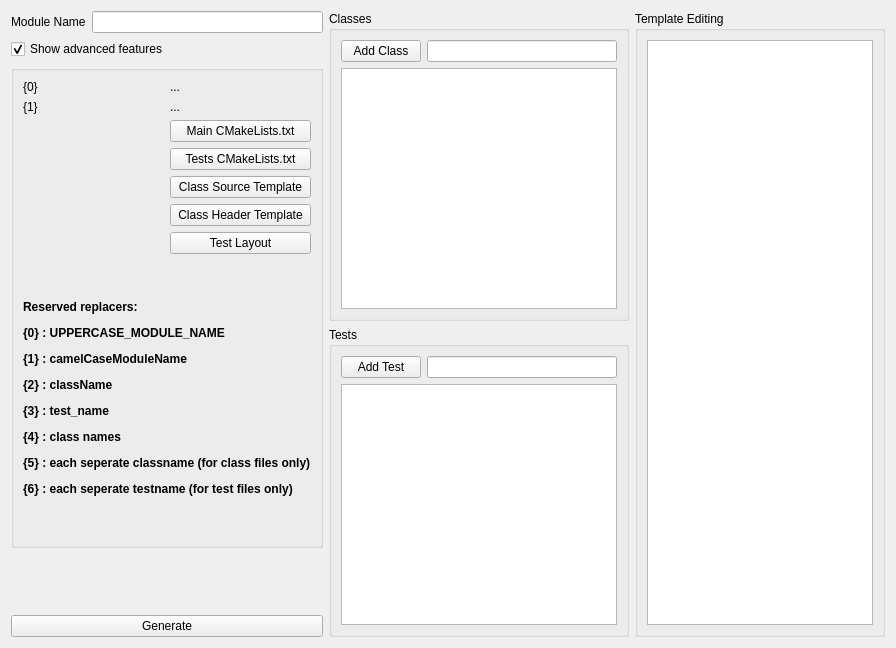
<?xml version="1.0" encoding="UTF-8"?>
<ui version="4.0">
 <class>ModuleUI</class>
 <widget class="QWidget" name="ModuleUI">
  <property name="geometry">
   <rect>
    <x>0</x>
    <y>0</y>
    <width>873</width>
    <height>648</height>
   </rect>
  </property>
  <property name="windowTitle">
   <string>ModuleEditor</string>
  </property>
  <layout class="QGridLayout" name="gridLayout">
   <item row="0" column="1">
    <layout class="QHBoxLayout" name="horizontalLayout">
     <item>
      <layout class="QVBoxLayout" name="verticalLayout_4">
       <item>
        <layout class="QHBoxLayout" name="horizontalLayout_5">
         <item>
          <widget class="QLabel" name="label">
           <property name="text">
            <string>Module Name</string>
           </property>
          </widget>
         </item>
         <item>
          <widget class="QLineEdit" name="moduleName"/>
         </item>
        </layout>
       </item>
       <item>
        <widget class="QCheckBox" name="checkBox">
         <property name="text">
          <string>Show advanced features</string>
         </property>
         <property name="checked">
          <bool>true</bool>
         </property>
        </widget>
       </item>
       <item>
        <widget class="QGroupBox" name="group1">
         <property name="title">
          <string/>
         </property>
         <layout class="QVBoxLayout" name="verticalLayout_6">
          <item>
           <layout class="QGridLayout" name="gridLayout_2">
            <item row="0" column="1">
             <widget class="QLabel" name="uppercase_name">
              <property name="text">
               <string>...</string>
              </property>
             </widget>
            </item>
            <item row="1" column="0">
             <widget class="QLabel" name="label_4">
              <property name="text">
               <string>{1}</string>
              </property>
             </widget>
            </item>
            <item row="1" column="1">
             <widget class="QLabel" name="camelCase">
              <property name="text">
               <string>...</string>
              </property>
             </widget>
            </item>
            <item row="0" column="0">
             <widget class="QLabel" name="label_2">
              <property name="text">
               <string>{0}</string>
              </property>
             </widget>
            </item>
            <item row="6" column="1">
             <widget class="QPushButton" name="testLayout">
              <property name="text">
               <string>Test Layout</string>
              </property>
             </widget>
            </item>
            <item row="3" column="1">
             <widget class="QPushButton" name="testCmake">
              <property name="text">
               <string>Tests CMakeLists.txt</string>
              </property>
             </widget>
            </item>
            <item row="2" column="1">
             <widget class="QPushButton" name="mainCmake">
              <property name="text">
               <string>Main CMakeLists.txt</string>
              </property>
             </widget>
            </item>
            <item row="4" column="1">
             <widget class="QPushButton" name="classSrcTemplate">
              <property name="text">
               <string>Class Source Template</string>
              </property>
             </widget>
            </item>
            <item row="5" column="1">
             <widget class="QPushButton" name="classHdrTemplate">
              <property name="text">
               <string>Class Header Template</string>
              </property>
             </widget>
            </item>
           </layout>
          </item>
          <item>
           <spacer name="verticalSpacer">
            <property name="orientation">
             <enum>Qt::Vertical</enum>
            </property>
            <property name="sizeHint" stdset="0">
             <size>
              <width>20</width>
              <height>40</height>
             </size>
            </property>
           </spacer>
          </item>
          <item>
           <widget class="QLabel" name="label_3">
            <property name="text">
             <string>&lt;html&gt;&lt;head/&gt;&lt;body&gt;&lt;p&gt;&lt;span style=&quot; font-weight:600;&quot;&gt;Reserved replacers:&lt;/span&gt;&lt;/p&gt;&lt;p&gt;&lt;span style=&quot; font-weight:600;&quot;&gt;{0} : UPPERCASE_MODULE_NAME&lt;/span&gt;&lt;/p&gt;&lt;p&gt;&lt;span style=&quot; font-weight:600;&quot;&gt;{1} : camelCaseModuleName&lt;/span&gt;&lt;/p&gt;&lt;p&gt;&lt;span style=&quot; font-weight:600;&quot;&gt;{2} : className&lt;/span&gt;&lt;/p&gt;&lt;p&gt;&lt;span style=&quot; font-weight:600;&quot;&gt;{3} : test_name&lt;/span&gt;&lt;/p&gt;&lt;p&gt;&lt;span style=&quot; font-weight:600;&quot;&gt;{4} : class names&lt;/span&gt;&lt;/p&gt;&lt;p&gt;&lt;span style=&quot; font-weight:600;&quot;&gt;{5} : each seperate classname (for class files only)&lt;/span&gt;&lt;/p&gt;&lt;p&gt;&lt;span style=&quot; font-weight:600;&quot;&gt;{6} : each seperate testname (for test files only)&lt;/span&gt;&lt;/p&gt;&lt;p&gt;&lt;span style=&quot; font-weight:600;&quot;&gt;&lt;br/&gt;&lt;/span&gt;&lt;/p&gt;&lt;/body&gt;&lt;/html&gt;</string>
            </property>
           </widget>
          </item>
         </layout>
        </widget>
       </item>
       <item>
        <spacer name="verticalSpacer_2">
         <property name="orientation">
          <enum>Qt::Vertical</enum>
         </property>
         <property name="sizeHint" stdset="0">
          <size>
           <width>20</width>
           <height>40</height>
          </size>
         </property>
        </spacer>
       </item>
       <item>
        <widget class="QPushButton" name="generate">
         <property name="text">
          <string>Generate</string>
         </property>
        </widget>
       </item>
      </layout>
     </item>
     <item>
      <layout class="QVBoxLayout" name="verticalLayout">
       <item>
        <widget class="QGroupBox" name="groupBox">
         <property name="minimumSize">
          <size>
           <width>300</width>
           <height>0</height>
          </size>
         </property>
         <property name="title">
          <string>Classes</string>
         </property>
         <layout class="QVBoxLayout" name="verticalLayout_3">
          <item>
           <layout class="QHBoxLayout" name="horizontalLayout_2">
            <item>
             <widget class="QPushButton" name="addClass">
              <property name="text">
               <string>Add Class</string>
              </property>
             </widget>
            </item>
            <item>
             <widget class="QLineEdit" name="className"/>
            </item>
           </layout>
          </item>
          <item>
           <widget class="QListWidget" name="class_list"/>
          </item>
         </layout>
        </widget>
       </item>
       <item>
        <widget class="QGroupBox" name="groupBox_2">
         <property name="title">
          <string>Tests</string>
         </property>
         <layout class="QVBoxLayout" name="verticalLayout_2">
          <item>
           <layout class="QHBoxLayout" name="horizontalLayout_3">
            <item>
             <widget class="QPushButton" name="addTest">
              <property name="text">
               <string>Add Test</string>
              </property>
             </widget>
            </item>
            <item>
             <widget class="QLineEdit" name="testName"/>
            </item>
           </layout>
          </item>
          <item>
           <widget class="QListWidget" name="tests_list"/>
          </item>
         </layout>
        </widget>
       </item>
      </layout>
     </item>
     <item>
      <widget class="QGroupBox" name="templateBox">
       <property name="enabled">
        <bool>true</bool>
       </property>
       <property name="minimumSize">
        <size>
         <width>250</width>
         <height>0</height>
        </size>
       </property>
       <property name="title">
        <string>Template Editing</string>
       </property>
       <layout class="QVBoxLayout" name="verticalLayout_5">
        <item>
         <widget class="QPlainTextEdit" name="templateText"/>
        </item>
       </layout>
      </widget>
     </item>
    </layout>
   </item>
  </layout>
 </widget>
 <resources/>
 <connections>
  <connection>
   <sender>checkBox</sender>
   <signal>toggled(bool)</signal>
   <receiver>templateBox</receiver>
   <slot>setVisible(bool)</slot>
   <hints>
    <hint type="sourcelabel">
     <x>157</x>
     <y>47</y>
    </hint>
    <hint type="destinationlabel">
     <x>737</x>
     <y>323</y>
    </hint>
   </hints>
  </connection>
  <connection>
   <sender>checkBox</sender>
   <signal>toggled(bool)</signal>
   <receiver>group1</receiver>
   <slot>setVisible(bool)</slot>
   <hints>
    <hint type="sourcelabel">
     <x>157</x>
     <y>47</y>
    </hint>
    <hint type="destinationlabel">
     <x>157</x>
     <y>300</y>
    </hint>
   </hints>
  </connection>
 </connections>
</ui>
